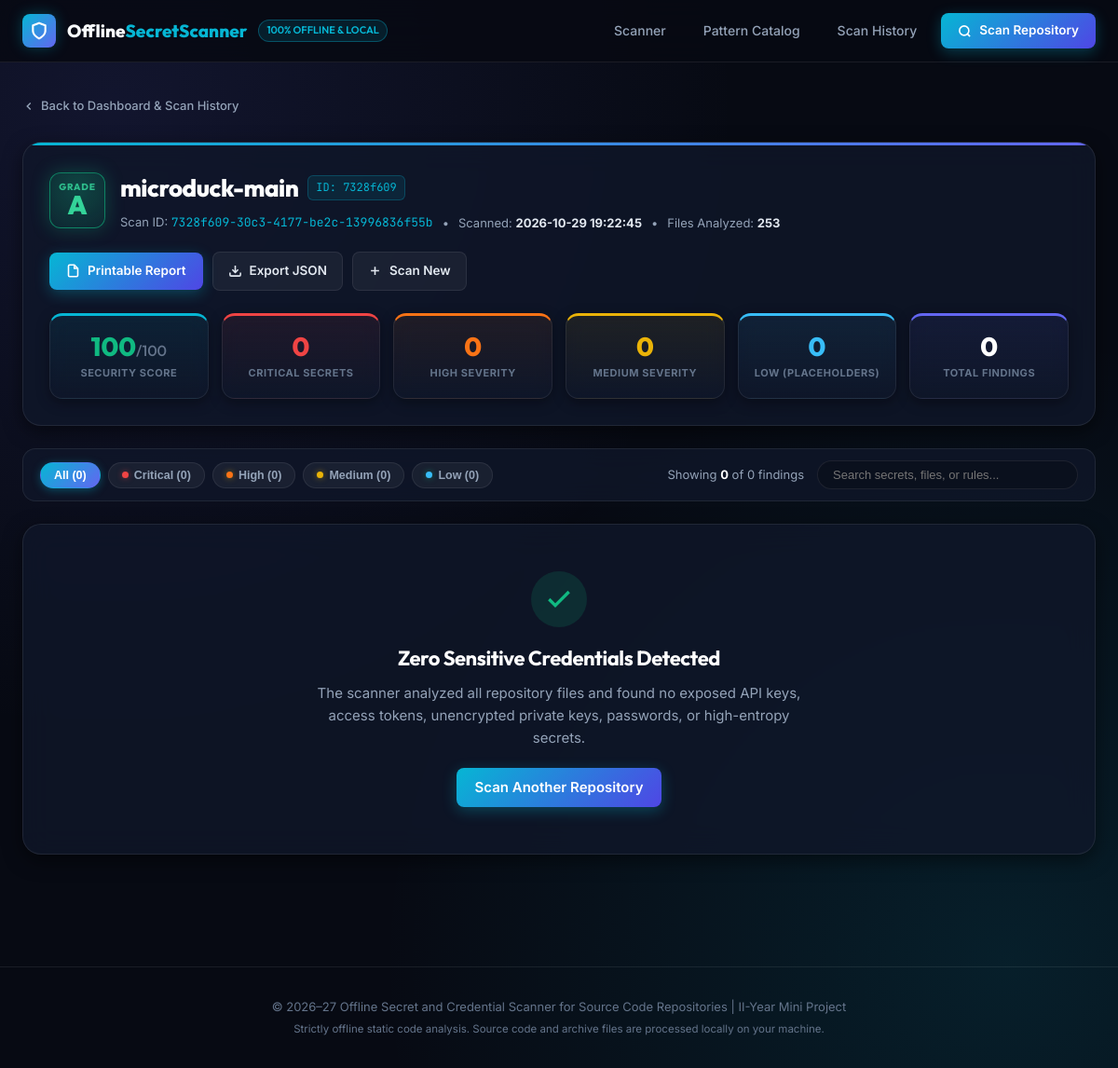
The page /results/7328f609-30c3-4177-be2c-13996836f55b on the database its author committed.
### tables this page shows
CREATE TABLE scans (
            id INTEGER PRIMARY KEY AUTOINCREMENT,
            scan_id TEXT UNIQUE NOT NULL,
            project_name TEXT NOT NULL,
            file_size INTEGER DEFAULT 0,
            total_files INTEGER DEFAULT 0,
            security_score INTEGER NOT NULL,
            rating_grade TEXT NOT NULL,
            critical_count INTEGER DEFAULT 0,
            high_count INTEGER DEFAULT 0,
            medium_count INTEGER DEFAULT 0,
            low_count INTEGER DEFAULT 0,
            total_findings INTEGER DEFAULT 0,
            categories_summary TEXT,
            created_at TIMESTAMP DEFAULT CURRENT_TIMESTAMP
        );

### dashboard/app.py (the view)
@app.route("/results/<scan_id>")
def results(scan_id):
    scan_data = get_scan(scan_id)
    if not scan_data:
        flash("Audit scan results not found or expired.", "danger")
        return redirect(url_for("index"))
    return render_template("results.html", scan=scan_data)

### database/db.py (called while the page is built)
def get_db_connection(db_path=None):
    if db_path is None:
        db_path = DEFAULT_DB_PATH
    os.makedirs(os.path.dirname(os.path.abspath(db_path)), exist_ok=True)
    conn = sqlite3.connect(db_path)
    conn.row_factory = sqlite3.Row
    return conn

def get_scan(scan_id, db_path=None):
    conn = get_db_connection(db_path)
    cursor = conn.cursor()
    cursor.execute("SELECT * FROM scans WHERE scan_id = ?", (scan_id,))
    scan_row = cursor.fetchone()
    if not scan_row:
        conn.close()
        return None
    scan = dict(scan_row)
    try:
        scan["categories_summary"] = json.loads(scan["categories_summary"] or "{}")
    except Exception:
        scan["categories_summary"] = {}
    cursor.execute("""
        SELECT * FROM findings WHERE scan_id = ?
        ORDER BY CASE severity
            WHEN 'Critical' THEN 1
            WHEN 'High' THEN 2
            WHEN 'Medium' THEN 3
            WHEN 'Low' THEN 4
            ELSE 5 END, id ASC
    """, (scan_id,))
    finding_rows = cursor.fetchall()
    scan["findings"] = [dict(f) for f in finding_rows]
    conn.close()
    return scan

### templates/results.html (shortened to what this page needs)
{% extends "base.html" %}
{% block content %}
<div class="container" style="padding-top: 20px; padding-bottom: 60px;">
  <div style="margin-bottom: 16px;">
    <a href="{{ url_for('index') }}" style="display: inline-flex; align-items: center; gap: 6px; font-size: 13px; color: var(--text-secondary); font-weight: 500;">
      <svg width="14" height="14" viewBox="0 0 24 24" fill="none" stroke="currentColor" stroke-width="2.5"><polyline points="15 18 9 12 15 6"></polyline></svg>
      Back to Dashboard &amp; Scan History
    </a>
  </div>
  <div class="result-header">
    <div style="display: flex; justify-content: space-between; align-items: center; flex-wrap: wrap; gap: 20px;">
      <div style="display: flex; align-items: center; gap: 16px; flex-wrap: wrap;">
        <div class="grade-badge-large grade-{{ scan.rating_grade.lower() }}">
          <span style="font-size: 10px; font-weight: 800; text-transform: uppercase; letter-spacing: 0.08em; opacity: 0.85;">Grade</span>
          <span style="font-size: 28px; font-weight: 900; line-height: 1;">{{ scan.rating_grade }}</span>
        </div>
        <div>
          <div style="display: flex; align-items: center; gap: 10px; flex-wrap: wrap; margin-bottom: 6px;">
            <h1 style="font-size: 26px; font-weight: 800; color: #fff; margin: 0;">{{ scan.project_name }}</h1>
            <span class="badge-code" style="font-size: 12px;">ID: {{ scan.scan_id[:8] }}</span>
          </div>
          <div style="display: flex; align-items: center; gap: 10px; font-size: 13px; color: var(--text-secondary); flex-wrap: wrap;">
            <span>Scan ID: <code style="color: var(--accent-cyan); font-family: var(--font-mono);">{{ scan.scan_id }}</code></span>
            <span>&bull;</span>
            <span>Scanned: <strong style="color: var(--text-light);">{{ scan.created_at }}</strong></span>
            <span>&bull;</span>
            <span>Files Analyzed: <strong style="color: var(--text-light);">{{ scan.total_files }}</strong></span>
          </div>
        </div>
      </div>
      <div style="display: flex; gap: 10px; align-items: center; flex-wrap: wrap;">
        <a href="{{ url_for('report', scan_id=scan.scan_id) }}" class="btn-primary" style="padding: 9px 18px; font-size: 13.5px;">
          <svg width="15" height="15" viewBox="0 0 24 24" fill="none" stroke="currentColor" stroke-width="2.5">
            <path d="M14 2H6a2 2 0 0 0-2 2v16a2 2 0 0 0 2 2h12a2 2 0 0 0 2-2V8z"></path>
            <polyline points="14 2 14 8 20 8"></polyline>
          </svg>
          Printable Report
        </a>
        <a href="{{ url_for('export_json', scan_id=scan.scan_id) }}" class="btn-outline" style="padding: 9px 16px; font-size: 13.5px;">
          <svg width="15" height="15" viewBox="0 0 24 24" fill="none" stroke="currentColor" stroke-width="2.5">
            <path d="M21 15v4a2 2 0 0 1-2 2H5a2 2 0 0 1-2-2v-4"></path>
            <polyline points="7 10 12 15 17 10"></polyline>
            <line x1="12" y1="15" x2="12" y2="3"></line>
          </svg>
          Export JSON
        </a>
        <a href="{{ url_for('index') }}#upload-section" class="btn-outline" style="padding: 9px 16px; font-size: 13.5px;">
          <svg width="15" height="15" viewBox="0 0 24 24" fill="none" stroke="currentColor" stroke-width="2.5">
            <line x1="12" y1="5" x2="12" y2="19"></line>
            <line x1="5" y1="12" x2="19" y2="12"></line>
          </svg>
          Scan New
        </a>
      </div>
    </div>
    <div class="metrics-grid">
      <div class="metric-card metric-card-score">
        <div class="metric-val" style="color: {% if scan.security_score >= 90 %}var(--accent-emerald){% elif scan.security_score >= 70 %}var(--accent-amber){% else %}var(--sev-critical){% endif %};">
          {{ scan.security_score }}<span style="font-size: 16px; font-weight: 500; color: var(--text-muted);">/100</span>
        </div>
        <div class="metric-title">Security Score</div>
      </div>
      <div class="metric-card metric-card-critical">
        <div class="metric-val" style="color: var(--sev-critical);">{{ scan.critical_count }}</div>
        <div class="metric-title">Critical Secrets</div>
      </div>
      <div class="metric-card metric-card-high">
        <div class="metric-val" style="color: var(--sev-high);">{{ scan.high_count }}</div>
        <div class="metric-title">High Severity</div>
      </div>
      <div class="metric-card metric-card-medium">
        <div class="metric-val" style="color: var(--sev-medium);">{{ scan.medium_count }}</div>
        <div class="metric-title">Medium Severity</div>
      </div>
      <div class="metric-card metric-card-low">
        <div class="metric-val" style="color: var(--sev-low);">{{ scan.low_count }}</div>
        <div class="metric-title">Low (Placeholders)</div>
      </div>
      <div class="metric-card metric-card-total">
        <div class="metric-val" style="color: #ffffff;">{{ scan.total_findings }}</div>
        <div class="metric-title">Total Findings</div>
      </div>
    </div>
  </div>
  <div class="filter-toolbar">
    <div class="filter-group">
      <button class="filter-btn active" data-filter="all">
        All ({{ scan.findings|length }})
      </button>
      <button class="filter-btn" data-filter="Critical">
        <span class="filter-dot dot-red"></span>
        Critical ({{ scan.critical_count }})
      </button>
      <button class="filter-btn" data-filter="High">
        <span class="filter-dot dot-yellow" style="background: var(--sev-high);"></span>
        High ({{ scan.high_count }})
      </button>
      <button class="filter-btn" data-filter="Medium">
        <span class="filter-dot dot-yellow"></span>
        Medium ({{ scan.medium_count }})
      </button>
      <button class="filter-btn" data-filter="Low">
        <span class="filter-dot dot-green" style="background: var(--sev-low);"></span>
        Low ({{ scan.low_count }})
      </button>
    </div>
    <div style="display: flex; align-items: center; gap: 14px; flex-wrap: wrap;">
      <span id="filterCounter" style="font-size: 13px; color: var(--text-secondary);">
        Showing <strong id="visibleCount" style="color: #fff;">{{ scan.findings|length }}</strong> of {{ scan.findings|length }} findings
      </span>
      <input type="text" id="findingSearch" class="search-box" placeholder="Search secrets, files, or rules...">
    </div>
  </div>
  {% if scan.findings %}
    <div id="findingsContainer" style="display: flex; flex-direction: column;">
      {% for f in scan.findings %}
        <div class="finding-card severity-border-{{ f.severity.lower() }}" data-severity="{{ f.severity }}">
          <div class="finding-top-bar">
            <div class="finding-badges">
              <span class="badge badge-{{ f.severity.lower() }}">
                <span class="filter-dot dot-{{ 'red' if f.severity == 'Critical' else 'yellow' if f.severity in ['High', 'Medium'] else 'green' }}"></span>
                {{ f.severity }}{% if f.confidence == 'Low' %} (Requires Review){% endif %}
              </span>
              <span class="badge-code">{{ f.rule_id }}</span>
              <span class="badge-category">{{ f.secret_type or 'Secret' }}</span>
              <span class="meta-pill">Detection: {{ f.detection_method or 'Pattern Match' }}</span>
              <span class="meta-pill">Confidence: {{ f.confidence or 'High' }}</span>
            </div>
            <div class="finding-location">
              <svg width="13" height="13" viewBox="0 0 24 24" fill="none" stroke="currentColor" stroke-width="2"><path d="M13 2H6a2 2 0 0 0-2 2v16a2 2 0 0 0 2 2h12a2 2 0 0 0 2-2V9z"></path><polyline points="13 2 13 9 20 9"></polyline></svg>
              <span>{{ f.file_path }}:{{ f.line_number }}</span>
              <button type="button" class="btn-copy-path" data-path="{{ f.file_path }}:{{ f.line_number }}" title="Copy file path & line">
                <svg width="13" height="13" viewBox="0 0 24 24" fill="none" stroke="currentColor" stroke-width="2"><rect x="9" y="9" width="13" height="13" rx="2" ry="2"></rect><path d="M5 15H4a2 2 0 0 1-2-2V4a2 2 0 0 1 2-2h9a2 2 0 0 1 2 2v1"></path></svg>
              </button>
            </div>
          </div>
          <h3 class="finding-headline">{{ f.title }}</h3>
          <p class="finding-description">{{ f.description }}</p>
          {% if f.code_snippet %}
            <div class="snippet-terminal">
              <div class="snippet-terminal-bar">
                <div class="terminal-dots">
                  <span class="terminal-dot dot-red"></span>
                  <span class="terminal-dot dot-yellow"></span>
                  <span class="terminal-dot dot-green"></span>
                </div>
                <div class="terminal-label">Detected Snippet &bull; Line {{ f.line_number }}</div>
                <button type="button" class="btn-copy-snippet" data-snippet="{{ f.code_snippet }}">
                  <svg width="12" height="12" viewBox="0 0 24 24" fill="none" stroke="currentColor" stroke-width="2"><rect x="9" y="9" width="13" height="13" rx="2" ry="2"></rect><path d="M5 15H4a2 2 0 0 1-2-2V4a2 2 0 0 1 2-2h9a2 2 0 0 1 2 2v1"></path></svg>
                  <span>Copy Snippet</span>
                </button>
              </div>
              <pre class="code-snippet"><code>{{ f.code_snippet }}</code></pre>
            </div>
          {% endif %}
          {% if f.remediation %}
            <div class="remediation-box">
              <div class="remediation-header">
                <svg width="14" height="14" viewBox="0 0 24 24" fill="none" stroke="currentColor" stroke-width="2.5"><path d="M12 22s8-4 8-10V5l-8-3-8 3v7c0 6 8 10 8 10z"/></svg>
                <span>REMEDIATION GUIDANCE</span>
              </div>
              <div class="remediation-text">{{ f.remediation }}</div>
            </div>
          {% endif %}
        </div>
      {% endfor %}
    </div>
    <div id="noMatchMessage" class="empty-findings-state" style="display: none;">
      <h4>No Matching Findings Found</h4>
      <p>Try clearing your search query or selecting a different severity category above.</p>
    </div>
    <div id="paginationBar" class="pagination-container" style="display: none;">
      <div id="paginationSummary" class="pagination-info">
        Showing <strong id="pageRange" style="color: #fff;">1–15</strong> of <strong id="totalMatching" style="color: #fff;">{{ scan.findings|length }}</strong> findings
      </div>
      <div class="pagination-controls">
        <button type="button" id="prevPageBtn" class="page-btn" title="Previous Page">&laquo; Prev</button>
        <div id="pageNumberButtons" class="pagination-controls"></div>
        <button type="button" id="nextPageBtn" class="page-btn" title="Next Page">Next &raquo;</button>
      </div>
      <div class="page-size-selector">
        <span>Per page:</span>
        <select id="pageSizeSelect" class="page-size-select">
          <option value="15" selected>15</option>
          <option value="30">30</option>
          <option value="50">50</option>
          <option value="100">100</option>
          <option value="all">All</option>
        </select>
      </div>
    </div>
  {% else %}
    <div class="card" style="padding: 50px 30px; text-align: center;">
      <div style="width: 60px; height: 60px; margin: 0 auto 16px; background: rgba(16, 185, 129, 0.15); border-radius: 50%; display: flex; align-items: center; justify-content: center; color: var(--accent-emerald);">
        <svg width="32" height="32" viewBox="0 0 24 24" fill="none" stroke="currentColor" stroke-width="2.5"><polyline points="20 6 9 17 4 12"></polyline></svg>
      </div>
      <h3 style="font-size: 22px; color: #fff; margin-bottom: 8px;">Zero Sensitive Credentials Detected</h3>
      <p style="color: var(--text-secondary); max-width: 540px; margin: 0 auto 20px; line-height: 1.6;">
        The scanner analyzed all repository files and found no exposed API keys, access tokens, unencrypted private keys, passwords, or high-entropy secrets.
      </p>
      <a href="{{ url_for('index') }}" class="btn-primary" style="display: inline-flex;">
        Scan Another Repository
      </a>
    </div>
  {% endif %}
</div>
{% endblock %}

### rows shown on the page
scans: rating_grade "A", project_name "microduck-main", scan_id "7328f609-30c3-4177-be2c-13996836f55b", created_at "2026-10-29 19:22:45", total_files "253", security_score "100", critical_count "0", high_count "0", medium_count "0", low_count "0", total_findings "0"

### other values the page prints
{{ scan.scan_id[:8] }} "7328f609"
{{ scan.findings|length }} "0"
